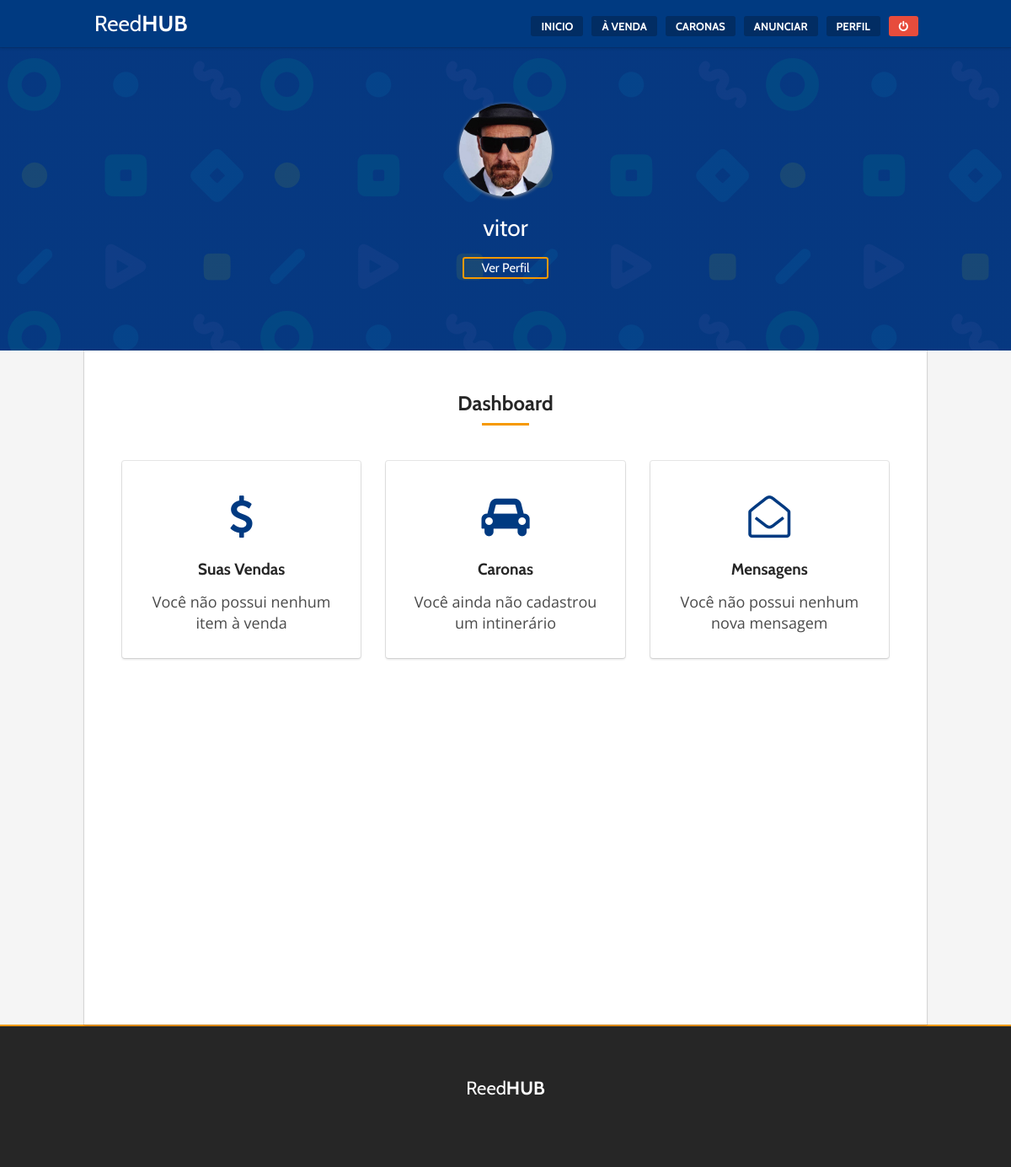
/index.php (signed in), run on the app's committed database.
### tables this page shows
CREATE TABLE `user` (
  `id` int(11) NOT NULL,
  `username` varchar(30) NOT NULL,
  `password` varchar(100) NOT NULL,
  `email` varchar(100) NOT NULL,
  `profile_cover` varchar(150) NOT NULL,
  `profile_image` varchar(150) NOT NULL DEFAULT 'default.png',
  `profile_floor` int(11) NOT NULL,
  `profile_phone` int(11) NOT NULL,
  `profile_sector` varchar(20) NOT NULL,
  `user_messages` int(11) NOT NULL
);

### safe.php (called while the page is built, shortened)
<?php
$user_get = mysql_query("SELECT * FROM `user` WHERE `id`='".$_SESSION['uid']."'") or die(mysql_error());
$user = mysql_fetch_assoc($user_get);
$user_id = $user['id'];
$username = $user['username'];

### index.php (the view, shortened to what this page needs)
<?php
require_once("header.php");
?>
<?php if(isset($_SESSION['uid'])): ?>
	<?php $profile_get = mysql_query("SELECT * FROM user WHERE id = '$user_id'") or die(mysql_error());
	$profile = mysql_fetch_assoc($profile_get);
	$profile_cover = $profile['profile_cover'];
	$profile_image = $profile['profile_image'];
	?>
	<?php if (strlen($profile_cover) == 0) {
		$get_profile_cover = "background: url('images/default.jpg')";
	} else
	$get_profile_cover = "background: url('fotos/<?php echo $profile_cover; ?>') no-repeat center center;
	background-size: cover;"
	?>
	<section style="<?php echo "$get_profile_cover"; ?>" class="go-hero">
		<div class="hero-content">
			<div class="profile-image">
				<img src="fotos/<?php echo "$profile_image"; ?>" alt="">
			</div>
			<div class="profile-username">
				<?php echo "$username"; ?>
			</div>
			<form method="get" action="perfil.php">
				<input style="margin: 18px" class="go-button small call" type="submit" value="Ver Perfil" name="ver">
			</form>
		</div>
	</section>
	<div class="rx_wrapper">
	<?php include("parts/user/user-dashboard.php") ?>
	<?php endif; ?>
	<?php require_once("footer.php") ?>

### css/style.css (style rules this page uses)
body { color: #4a4a4a; font-family: 'Open Sans'; background-color: #f5f5f5; }
img { display: block; max-width: 100%; height: auto; }
.go-button, .go-button.call, .go-button.fixed { background-color: #003a81; padding: 5px 25px; font: 20px "Cabin"; color: #fff; border: 1px solid transparent; border-radius: 3px; display: inline-block; margin: 0 auto; margin-bottom: 5px; }
.go-button.small { font-size: 15px; padding: 2px 20px; }
.go-button.call { background-color: transparent; border: 2px solid #f69900; cursor: pointer; }
.go-hero { position: relative; min-height: 1px; padding-left: 15px; padding-right: 15px; background: url("https://newevolutiondesigns.com/images/freebies/city-wallpaper-11.jpg") no-repeat center center; background-size: cover; height: 45vh; }
@media (min-width: 992px) { .go-hero { float: left; width: 100%; } }
.go-hero:before { content: ''; position: absolute; top: 0; right: 0; bottom: 0; left: 0; background-image: linear-gradient(to bottom right, #003a81, #003a81); opacity: .9; }
.go-hero > .hero-content { position: relative; min-height: 1px; padding-left: 15px; padding-right: 15px; position: relative; text-align: center; width: 100%; color: #fff; top: 50%; transform: translateY(-50%); }
@media (min-width: 992px) { .go-hero > .hero-content { float: left; width: 83.33333%; } }
@media (min-width: 992px) { .go-hero > .hero-content { margin-left: 8.33333%; } }
.go-hero > .hero-content img { margin: 0 auto; width: 110px; height: 110px; box-shadow: 0 1px 4px 0px #999; border-radius: 50%; }
.go-hero > .hero-content .profile-username { font: 28px "Cabin"; color: #fff; margin-top: 20px; }
.rx_wrapper { position: relative; min-height: 1px; padding-left: 15px; padding-right: 15px; background-color: #fff; box-shadow: 0 2px 3px rgba(10, 10, 10, 0.1), 0 0 0 1px rgba(10, 10, 10, 0.1); min-height: 100vh; padding-bottom: 30px; }
@media (min-width: 992px) { .rx_wrapper { float: left; width: 83.33333%; } }
@media (min-width: 992px) { .rx_wrapper { margin-left: 8.33333%; } }

### data on the page
user: profile_image (picture), username "vitor"
